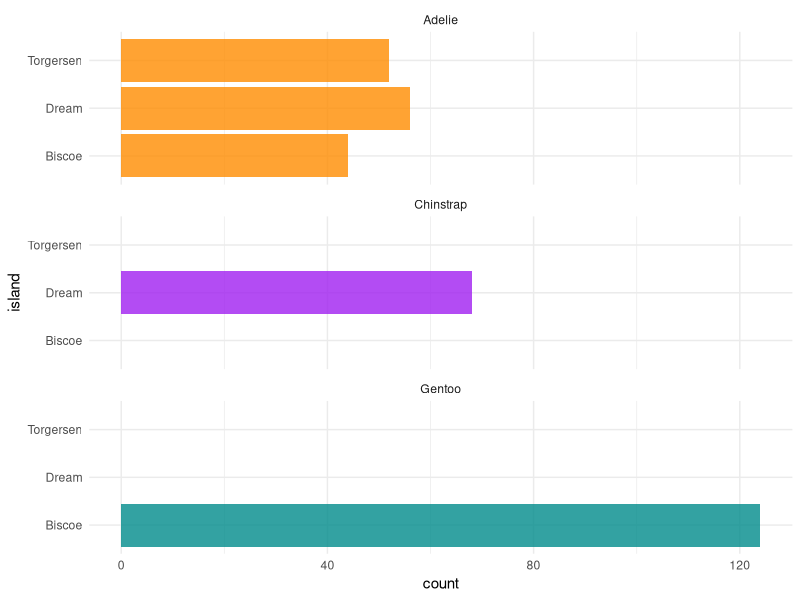
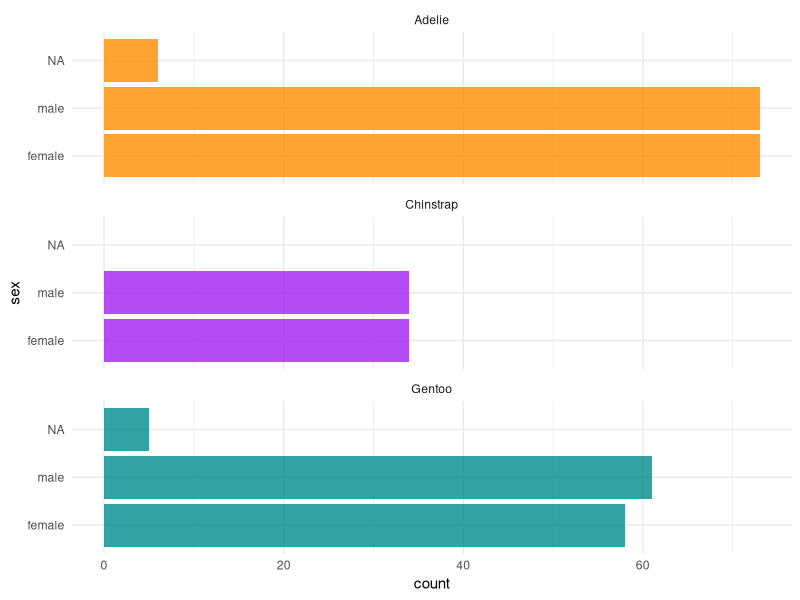
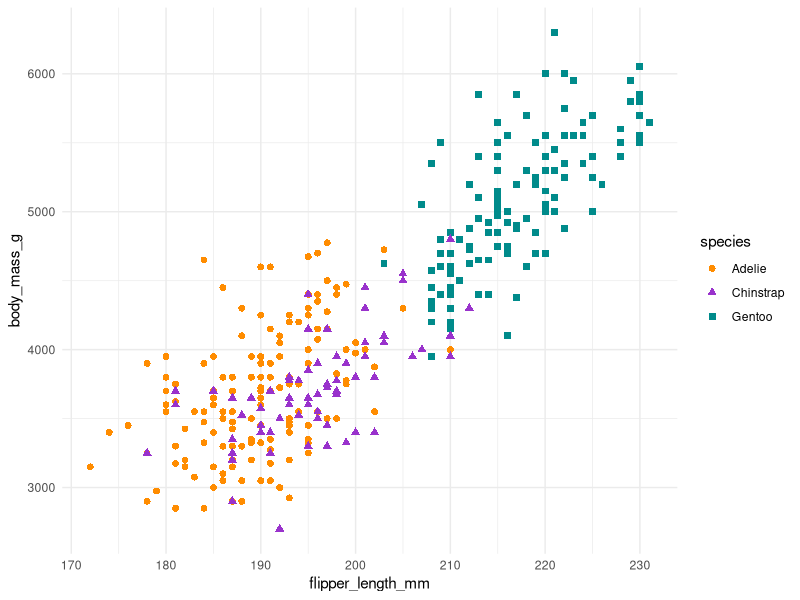
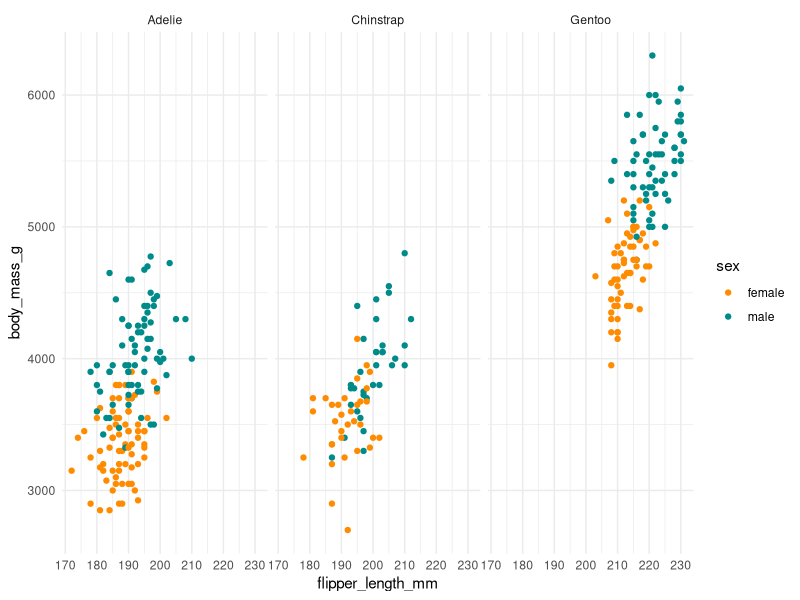
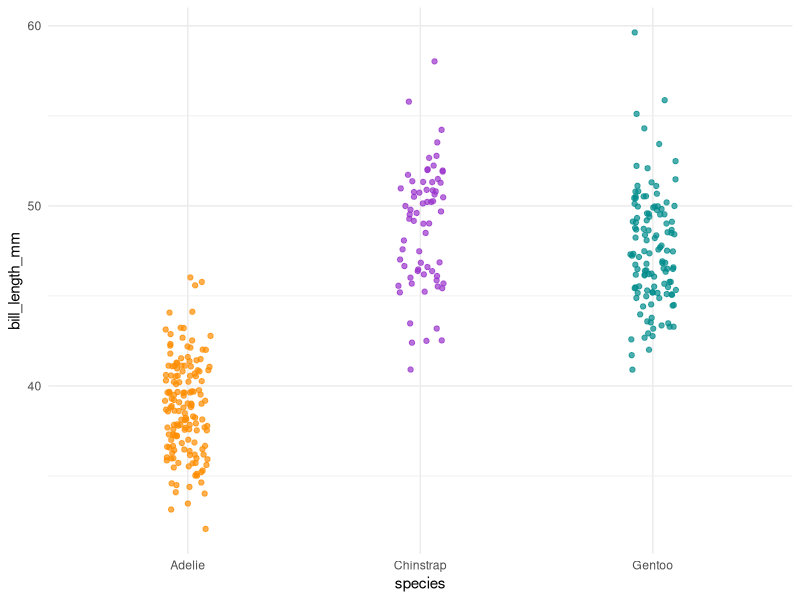
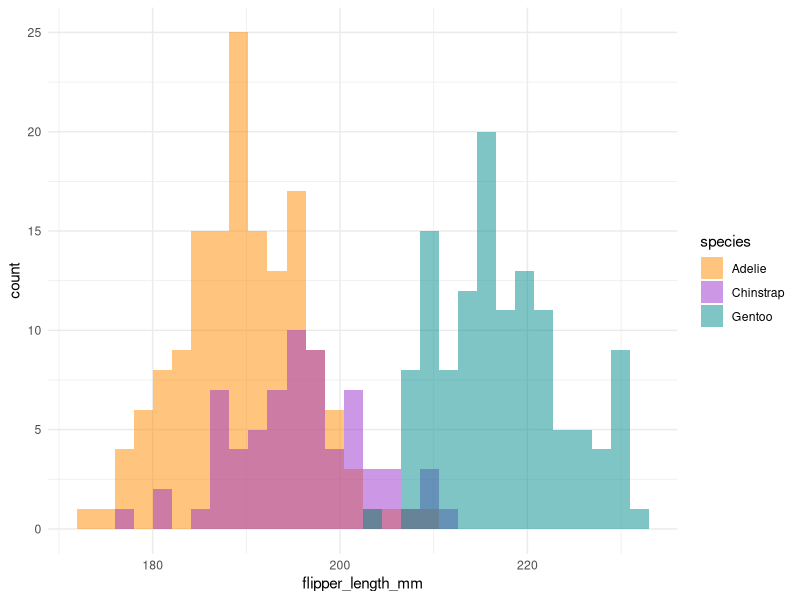

Write the R code that produced these figures, in order.
## ---- chunk 1
knitr::opts_chunk$set(
  collapse = TRUE,
  comment = "#>",
  warning = FALSE,
  message = FALSE,
  out.width = "100%"
)
## ---- chunk 2
library(palmerpenguins)
library(dplyr)
library(ggplot2)
theme_set(theme_minimal())
## ---- chunk 3
glimpse(penguins)
## ---- chunk 4
penguins %>% 
  group_by(species) %>% 
  filter(body_mass_g == min(body_mass_g, na.rm = TRUE))
## ---- chunk 5

penguins %>% 
  mutate(bill_size_mm2 = bill_depth_mm * bill_length_mm) %>% 
  head()

## ---- chunk 6
penguins %>% 
  select(ends_with("mm"))
## ---- chunk 7
penguins %>% 
  select(contains("mm"))
## ---- chunk 8
penguins %>% 
  remove_missing() %>% 
  group_by(species) %>% 
  mutate(body_mass_median = median(body_mass_g))
## ---- chunk 9
penguins %>% 
  remove_missing() %>% 
  group_by(species) %>% 
  summarize(body_mass_median = median(body_mass_g))
## ---- chunk 10
penguins %>% 
  remove_missing() %>% 
  group_by(species, year) %>% 
  summarize(across(where(is.numeric), median))
## ---- chunk 11
threshold <- 800 ### first define a threshold to distinguish big from small
penguins %>% 
  mutate(bill_size_mm2 = bill_depth_mm * bill_length_mm,
         bill_size_binary = ifelse(bill_size_mm2 > threshold, "big", "small")) %>% 
  select(bill_size_binary, bill_size_mm2, everything()) %>% 
  head()

## ---- chunk 12
penguins %>%
  dplyr::select(where(is.factor)) %>% ## note that the where() function is a tidyselect function
  glimpse()
## ---- chunk 13
# Count penguins for each species / island
penguins %>%
  count(species, island, .drop = FALSE)
## ---- chunk 14
ggplot(penguins, aes(x = island, fill = species)) +
  geom_bar(alpha = 0.8, stat = "count") +
  scale_fill_manual(values = c("darkorange","purple","cyan4"), 
                    guide = FALSE) +
  theme_minimal() +
  facet_wrap(~species, ncol = 1) +
  coord_flip()
## ---- chunk 15
# Count penguins for each species / sex
penguins %>%
  count(species, sex, .drop = FALSE)
## ---- chunk 16
ggplot(penguins, aes(x = sex, fill = species)) +
  geom_bar(alpha = 0.8) +
  scale_fill_manual(values = c("darkorange","purple","cyan4"), 
                    guide = FALSE) +
  theme_minimal() +
  facet_wrap(~species, ncol = 1) +
  coord_flip()
## ---- chunk 17
# Penguins are fun to summarize!

penguins %>% 
  group_by(species, year) %>% 
  summarize(across(where(is.numeric), mean, na.rm = TRUE))
## ---- chunk 18
penguins %>%
  dplyr::select(body_mass_g, ends_with("_mm")) %>% 
  glimpse()
## ---- chunk 19
# Scatterplot example 1: penguin flipper length versus body mass
ggplot(data = penguins, aes(x = flipper_length_mm, y = body_mass_g)) +
  geom_point(aes(colour = species, 
                 shape = species),
             size = 2) +
  scale_color_manual(values = c("darkorange","darkorchid","cyan4")) 

## ---- chunk 20
ggplot(penguins, aes(x = flipper_length_mm,
                     y = body_mass_g)) +
  geom_point(aes(color = sex)) +
  scale_color_manual(values = c("darkorange","cyan4"), 
                     na.translate = FALSE) +
  facet_wrap(~species)
## ---- chunk 21
# Jitter plot example: bill length by species
ggplot(data = penguins, aes(x = species, y = bill_length_mm)) +
  geom_jitter(aes(color = species),
              width = 0.1, 
              alpha = 0.7,
              show.legend = FALSE) +
  scale_color_manual(values = c("darkorange","darkorchid","cyan4"))

# Histogram example: flipper length by species
ggplot(data = penguins, aes(x = flipper_length_mm)) +
  geom_histogram(aes(fill = species), alpha = 0.5, position = "identity") +
  scale_fill_manual(values = c("darkorange","darkorchid","cyan4"))
